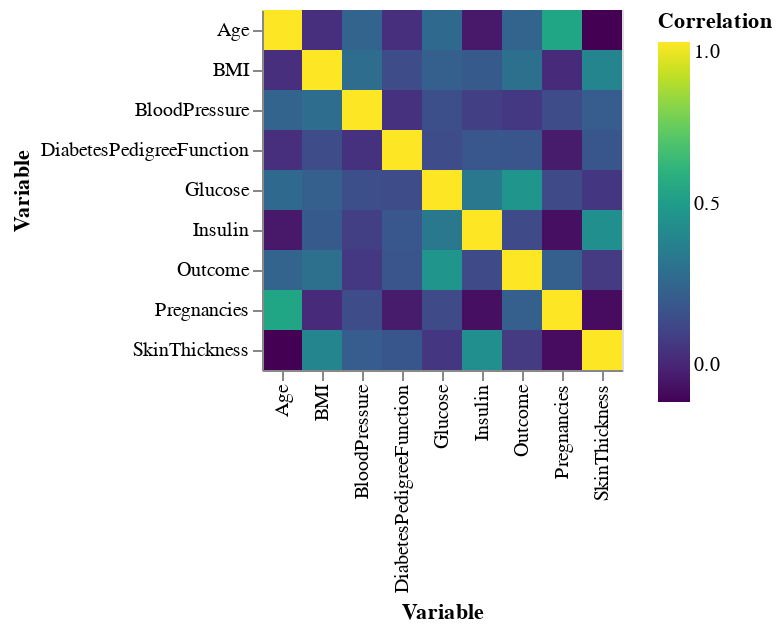

Source (notebook cell):
### Code cell
# 3. Correlation Matrix
import seaborn as sns
import numpy as np

corr = data.corr()
heatmap_data = pd.DataFrame(corr.stack()).reset_index()
heatmap_data.columns = ['Variable1', 'Variable2', 'Correlation']

chart3 = alt.Chart(heatmap_data).mark_rect().encode(
    x=alt.X('Variable1:N', title='Variable'),
    y=alt.Y('Variable2:N', title='Variable'),
    color=alt.Color('Correlation:Q', scale=alt.Scale(scheme='viridis'), title='Correlation')
)
chart3

### Figure 1 — Vega-Lite specification as saved in the notebook (floating-point values rounded to 4 significant figures)
{"config": {"view": {"continuousWidth": 300, "continuousHeight": 300}}, "data": {"name": "data-284b26352f517141474577b37669bbc2"}, "mark": {"type": "rect"}, "encoding": {"color": {"field": "Correlation", "scale": {"scheme": "viridis"}, "title": "Correlation", "type": "quantitative"}, "x": {"field": "Variable1", "title": "Variable", "type": "nominal"}, "y": {"field": "Variable2", "title": "Variable", "type": "nominal"}}, "$schema": "https://vega.github.io/schema/vega-lite/v5.17.0.json", "datasets": {"data-284b26352f517141474577b37669bbc2": [{"Variable1": "Pregnancies", "Variable2": "Pregnancies", "Correlation": 1.0}, {"Variable1": "Pregnancies", "Variable2": "Glucose", "Correlation": 0.1295}, {"Variable1": "Pregnancies", "Variable2": "BloodPressure", "Correlation": 0.1413}, {"Variable1": "Pregnancies", "Variable2": "SkinThickness", "Correlation": -0.08167}, {"Variable1": "Pregnancies", "Variable2": "Insulin", "Correlation": -0.07353}, {"Variable1": "Pregnancies", "Variable2": "BMI", "Correlation": 0.01768}, {"Variable1": "Pregnancies", "Variable2": "DiabetesPedigreeFunction", "Correlation": -0.03352}, {"Variable1": "Pregnancies", "Variable2": "Age", "Correlation": 0.5443}, {"Variable1": "Pregnancies", "Variable2": "Outcome", "Correlation": 0.2219}, {"Variable1": "Glucose", "Variable2": "Pregnancies", "Correlation": 0.1295}, {"Variable1": "Glucose", "Variable2": "Glucose", "Correlation": 1.0}, {"Variable1": "Glucose", "Variable2": "BloodPressure", "Correlation": 0.1526}, {"Variable1": "Glucose", "Variable2": "SkinThickness", "Correlation": 0.05733}, {"Variable1": "Glucose", "Variable2": "Insulin", "Correlation": 0.3314}, {"Variable1": "Glucose", "Variable2": "BMI", "Correlation": 0.2211}, {"Variable1": "Glucose", "Variable2": "DiabetesPedigreeFunction", "Correlation": 0.1373}, {"Variable1": "Glucose", "Variable2": "Age", "Correlation": 0.2635}, {"Variable1": "Glucose", "Variable2": "Outcome", "Correlation": 0.4666}, {"Variable1": "BloodPressure", "Variable2": "Pregnancies", "Correlation": 0.1413}, {"Variable1": "BloodPressure", "Variable2": "Glucose", "Correlation": 0.1526}, {"Variable1": "BloodPressure", "Variable2": "BloodPressure", "Correlation": 1.0}, {"Variable1": "BloodPressure", "Variable2": "SkinThickness", "Correlation": 0.2074}, {"Variable1": "BloodPressure", "Variable2": "Insulin", "Correlation": 0.08893}, {"Variable1": "BloodPressure", "Variable2": "BMI", "Correlation": 0.2818}, {"Variable1": "BloodPressure", "Variable2": "DiabetesPedigreeFunction", "Correlation": 0.04126}, {"Variable1": "BloodPressure", "Variable2": "Age", "Correlation": 0.2395}, {"Variable1": "BloodPressure", "Variable2": "Outcome", "Correlation": 0.06507}, {"Variable1": "SkinThickness", "Variable2": "Pregnancies", "Correlation": -0.08167}, {"Variable1": "SkinThickness", "Variable2": "Glucose", "Correlation": 0.05733}, {"Variable1": "SkinThickness", "Variable2": "BloodPressure", "Correlation": 0.2074}, {"Variable1": "SkinThickness", "Variable2": "SkinThickness", "Correlation": 1.0}, {"Variable1": "SkinThickness", "Variable2": "Insulin", "Correlation": 0.4368}, {"Variable1": "SkinThickness", "Variable2": "BMI", "Correlation": 0.3926}, {"Variable1": "SkinThickness", "Variable2": "DiabetesPedigreeFunction", "Correlation": 0.1839}, {"Variable1": "SkinThickness", "Variable2": "Age", "Correlation": -0.114}, {"Variable1": "SkinThickness", "Variable2": "Outcome", "Correlation": 0.07475}, {"Variable1": "Insulin", "Variable2": "Pregnancies", "Correlation": -0.07353}, {"Variable1": "Insulin", "Variable2": "Glucose", "Correlation": 0.3314}, {"Variable1": "Insulin", "Variable2": "BloodPressure", "Correlation": 0.08893}, {"Variable1": "Insulin", "Variable2": "SkinThickness", "Correlation": 0.4368}, {"Variable1": "Insulin", "Variable2": "Insulin", "Correlation": 1.0}, {"Variable1": "Insulin", "Variable2": "BMI", "Correlation": 0.1979}, {"Variable1": "Insulin", "Variable2": "DiabetesPedigreeFunction", "Correlation": 0.1851}, {"Variable1": "Insulin", "Variable2": "Age", "Correlation": -0.04216}, {"Variable1": "Insulin", "Variable2": "Outcome", "Correlation": 0.1305}, {"Variable1": "BMI", "Variable2": "Pregnancies", "Correlation": 0.01768}, {"Variable1": "BMI", "Variable2": "Glucose", "Correlation": 0.2211}, {"Variable1": "BMI", "Variable2": "BloodPressure", "Correlation": 0.2818}, {"Variable1": "BMI", "Variable2": "SkinThickness", "Correlation": 0.3926}, {"Variable1": "BMI", "Variable2": "Insulin", "Correlation": 0.1979}, {"Variable1": "BMI", "Variable2": "BMI", "Correlation": 1.0}, {"Variable1": "BMI", "Variable2": "DiabetesPedigreeFunction", "Correlation": 0.1406}, {"Variable1": "BMI", "Variable2": "Age", "Correlation": 0.03624}, {"Variable1": "BMI", "Variable2": "Outcome", "Correlation": 0.2927}, {"Variable1": "DiabetesPedigreeFunction", "Variable2": "Pregnancies", "Correlation": -0.03352}, {"Variable1": "DiabetesPedigreeFunction", "Variable2": "Glucose", "Correlation": 0.1373}, {"Variable1": "DiabetesPedigreeFunction", "Variable2": "BloodPressure", "Correlation": 0.04126}, {"Variable1": "DiabetesPedigreeFunction", "Variable2": "SkinThickness", "Correlation": 0.1839}, {"Variable1": "DiabetesPedigreeFunction", "Variable2": "Insulin", "Correlation": 0.1851}, {"Variable1": "DiabetesPedigreeFunction", "Variable2": "BMI", "Correlation": 0.1406}, {"Variable1": "DiabetesPedigreeFunction", "Variable2": "DiabetesPedigreeFunction", "Correlation": 1.0}, {"Variable1": "DiabetesPedigreeFunction", "Variable2": "Age", "Correlation": 0.03356}, {"Variable1": "DiabetesPedigreeFunction", "Variable2": "Outcome", "Correlation": 0.1738}, {"Variable1": "Age", "Variable2": "Pregnancies", "Correlation": 0.5443}, {"Variable1": "Age", "Variable2": "Glucose", "Correlation": 0.2635}, {"Variable1": "Age", "Variable2": "BloodPressure", "Correlation": 0.2395}, {"Variable1": "Age", "Variable2": "SkinThickness", "Correlation": -0.114}, {"Variable1": "Age", "Variable2": "Insulin", "Correlation": -0.04216}, {"Variable1": "Age", "Variable2": "BMI", "Correlation": 0.03624}, {"Variable1": "Age", "Variable2": "DiabetesPedigreeFunction", "Correlation": 0.03356}, {"Variable1": "Age", "Variable2": "Age", "Correlation": 1.0}, {"Variable1": "Age", "Variable2": "Outcome", "Correlation": 0.2384}, {"Variable1": "Outcome", "Variable2": "Pregnancies", "Correlation": 0.2219}, {"Variable1": "Outcome", "Variable2": "Glucose", "Correlation": 0.4666}, {"Variable1": "Outcome", "Variable2": "BloodPressure", "Correlation": 0.06507}, {"Variable1": "Outcome", "Variable2": "SkinThickness", "Correlation": 0.07475}, {"Variable1": "Outcome", "Variable2": "Insulin", "Correlation": 0.1305}, {"Variable1": "Outcome", "Variable2": "BMI", "Correlation": 0.2927}, {"Variable1": "Outcome", "Variable2": "DiabetesPedigreeFunction", "Correlation": 0.1738}, {"Variable1": "Outcome", "Variable2": "Age", "Correlation": 0.2384}, {"Variable1": "Outcome", "Variable2": "Outcome", "Correlation": 1.0}]}}
